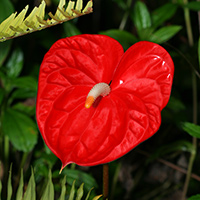
#> input picture Lab04/Lab04/redflower.jpg, 200 x 200 px
$ jupyter execute --allow-errors Lab04.ipynb   (shell and % lines are left out)   (older library calls are emulated)
#> lines starting #> are read from the running program, lines starting #| are printed output that depends on the picture; after the words box and inside, x2 and y2 are one past the last pixel; in counts of white or black regions, pixels touching at a corner belong together
# Lab04 - Binary Image Processing
### CDS6334 Visual Information Processing

In this lab, we take a look at image thresholding, how binary images can be processed to extract information valuable for further interpretation, and the concept of connected components to understand how segmented regions can be labeled and counted.

First, load the necessary libraries

[cell 1]
import cv2
import numpy as np
from matplotlib import pyplot as plt

## Thresholding

**Simple thresholding** applies the same threshold value for every pixel to produce a *binary image*. If the pixel value is large than the threshold, it is set to 0, otherwise it is set to a given maximum value. Thresholding is applied using the function [`cv2.threshold()`](https://docs.opencv.org/4.5.1/d7/d1b/group__imgproc__misc.html#gae8a4a). The first argument is a **grayscale input image**. The second argument is the **threshold value** which is used to classify the pixel values into *background* (0) and *foreground* (max value). The third argument is the **maximum value** which is assigned to pixel values exceeding the threshold. OpenCV provides different **types of thresholding** which is given by the fourth parameter of the function. Basic thresholding as described above is done by using the type `cv2.THRESH_BINARY`. Other simple thresholding types can be found here: [`cv2.ThresholdTypes`](https://docs.opencv.org/4.5.1/d7/d1b/group__imgproc__misc.html#gaa9e58d2860d4afa658ef70a9b1115576).

The method returns two outputs. The first is the **threshold value** that was used and the second output is the **thresholded image**.<br>
Try it out with an image and change the threshold parameter to observe different outcomes:

[cell 2]
img = cv2.imread('redflower.jpg',0)
#> img: shape (200, 200); min 0, max 255, mean 55.7
ret,th1 = cv2.threshold(img,75,255,cv2.THRESH_BINARY)
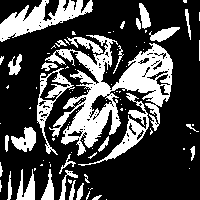
#> th1: shape (200, 200); 28.6% white; 92 white regions (61 under 20 px), largest, box (x1, y1, x2, y2) and area: (45, 35, 173, 156) 5250, (0, 0, 93, 42) 1640, (78, 93, 149, 166) 845

plt.figure(figsize=(12,6))
plt.subplot(121), plt.imshow(img,cmap='gray')
plt.title('Grayscale Image')
plt.xticks([]), plt.yticks([])
plt.subplot(122), plt.imshow(th1,cmap='gray')
plt.title('Binary Image (Threshold: '+str(ret)+')')
plt.xticks([]),plt.yticks([])
plt.show()

It is a difficult task to determine the best threshold value to binarize an image with one global value due to challenging environments such as different lighting conditions in different areas. Therefore, **Adaptive Thresholding** is preferred in most cases. The algorithm determines the threshold for a pixel based on a small region around it. It is then able to get different thresholds for different regions of the same image which gives better results for images with varying illumination.

The method [`cv2.adaptiveThreshold`](https://docs.opencv.org/4.5.1/d7/d1b/group__imgproc__misc.html#ga72b913f352e4a1b1b397736707afcde3) performs this by taking the following input parameters: the **maximum value** which is assigned to the output, the **adaptive thresholding algorithm** to use, the **thresholding type**, the **block size** of a pixel neighborhood that is used to calculate a threshold value, and a **constant** subtracted from the mean or weighted mean

[cell 3]
th2 = cv2.adaptiveThreshold(img,255,cv2.ADAPTIVE_THRESH_MEAN_C,cv2.THRESH_BINARY,11,2)
#> th2: shape (200, 200); 49.9% white; 112 white regions (70 under 20 px), largest, box (x1, y1, x2, y2) and area: (36, 11, 174, 200) 6449, (135, 44, 200, 200) 3104, (3, 91, 37, 200) 1332

plt.figure(figsize=(12,6))
plt.subplot(1,3,1), plt.imshow(img,cmap='gray')
plt.title('Grayscale Image'), plt.xticks([]), plt.yticks([])
plt.subplot(1,3,2), plt.imshow(th1,cmap='gray')
plt.title('Global Threshold'), plt.xticks([]), plt.yticks([])
plt.subplot(1,3,3), plt.imshow(th2,cmap='gray')
plt.title('Adaptive Threshold'), plt.xticks([]), plt.yticks([])
plt.show()

## Morphological Operations

Morphological transformations are some simple operations that seek to alter or "morph" the image shape. They are typically performed on binary images. It requires two inputs, one is our original image, second one is called *structuring element* or kernel which decides the nature of operation. Two basic morphological operators are *Erosion* and *Dilation*. From these two basic ones, other variant forms like Opening, Closing, etc are possible.

The whole idea of **Erosion** is to "erode" away the boundary pixels of a foreground object. (A foreground object is usually an object comprising of white pixels, while the background are black pixels. This is the normal convention used.) In simple terms, this is how it works: A pixel in the original image will be considered 1 only if all the pixels under the coverage of kernel is 1, otherwise it is eroded (made to zero).

[cell 4]
circles = cv2.imread('circles.png',0)
kernel = np.ones((5,5),np.uint8)
#> (the rest of this cell did not finish here and is left out)

It is possible to keep eroding away multiple times...

[cell 5]
plt.figure(figsize=(12,2))
#> (the rest of this cell did not finish here and is left out)

**Dilation** is just the opposite of erosion. Here, all pixels under the kernel coverage are 1 if the current pixel element is 1. This increases the white region in the image or the size of foreground object.

#> (a cell that did not finish here is left out)

Normally, in cases like noise removal, erosion is followed by dilation. Because, erosion removes white noises, but it also shrinks our object. So we dilate it. Since the noise has been eroded away, it will not come back, but the subsequent dilation keeps the original object area intact. This process is called **Opening**. The **Closing** operation performs dilation first, followed by erosion. This fills up holes in foreground object regions (through dilation), but maintains the original object area (by eroding back). In both these operations, the structuring element used in their sub-tasks (erosion, dilation) is the same.

**Q1**: Perform *opening* and *closing* operations on the circle image.

(**Hint**: Check out [`cv2.morphologyEx()`](http://docs.opencv.org/3.1.0/d4/d86/group__imgproc__filter.html#ga67493776e3ad1a3df63883829375201f) to find out how these operations can be done is just a single function call.)

[cell 7]
# Enter your code here
kernel = np.ones((5,5),np.uint8)

morph_map ={
    'open':cv2.MORPH_OPEN,
    'close':cv2.MORPH_CLOSE,
    'gradient':cv2.MORPH_GRADIENT,
    'tophat':cv2.MORPH_TOPHAT,
    'blackhat':cv2.MORPH_BLACKHAT,
    'dilation':cv2.MORPH_DILATE ,
    'erosion':cv2.MORPH_ERODE
}

def multiple_MORPH(img, kernel, iterations,option):
    morph_type = morph_map.get(option)
    exp = cv2.morphologyEx(img, morph_type, kernel, iterations=iterations)
    plt.subplot(121), plt.imshow(img, cmap='gray')
    plt.title('Original Image'), plt.axis('off')
    plt.subplot(122), plt.imshow(exp, cmap='gray')
    plt.title(f'Morphological {option}'), plt.axis('off')
    plt.show()
    return exp

#> (the rest of this cell did not finish here and is left out)

**Q2**: Try different structuring elements, such as the cross-shape structuring element: $$\begin{bmatrix} 0 & 1 & 0 \\ 1 & 1 & 1 \\ 0 & 1 & 0 \end{bmatrix}$$
, or rectangular shaped ones $$\begin{bmatrix} 1 & 1 & 1 \\ 1 & 1 & 1 \\ 1 & 1 & 1 \\ 1 & 1 & 1 \\ 1 & 1 & 1  \end{bmatrix}$$
In both these cases, we assume the reference pixel to be at the center of the structuring element.

(**Hint**: For this purpose, OpenCV has a function, [`cv2.getStructuringElement()`](http://docs.opencv.org/3.1.0/d4/d86/group__imgproc__filter.html#gac342a1bb6eabf6f55c803b09268e36dc) which you can just specify the shape (cross, rectangle, ellipse) and size of the kernel, you will get the desired kernel created!)

[cell 8]
# Enter your code here
print(cv2.getStructuringElement(cv2.MORPH_CROSS,(3,3)))
print(cv2.getStructuringElement(cv2.MORPH_RECT,(3,5)))
print(cv2.getStructuringElement(cv2.MORPH_ELLIPSE,(3,5)))


kernel2 = cv2.getStructuringElement(cv2.MORPH_ELLIPSE,(5,5))
#> (the rest of this cell did not finish here and is left out)

## Labeling Connected Components

After thresholding operation, a classic image processing task is the identification and labeling of *connected components*. Connected components are foreground regions (usually white by convention) comprising of pixels that are connected. The "connectedness" of pixels defines how pixels are connected to one another, either by *4-connectivity* or *8-connectivity*: 4-connectivity considers the north, south, east and west lying pixels as connected neighbors, while 8-connectivity considers all 8 neighboring pixels (including the diagonally lying neighbors).

Let's attempt to label the foreground objects in this picture:<br>

[cell 9]
riceb = cv2.imread('rice_binary.png',  0)
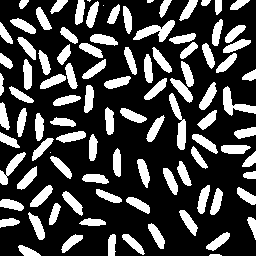
#> input picture Lab04/Lab04/rice_binary.png, 256 x 256 px
#> riceb: shape (256, 256); 26.9% white; 99 white regions (4 under 20 px), largest, box (x1, y1, x2, y2) and area: (133, 20, 175, 42) 403, (169, 93, 186, 150) 400, (223, 86, 256, 116) 375

# You need to choose 4 or 8 for connectivity type
connectivity = 4

[cell 10]
# perform labeling of connected components (white objects) in the rice binary image
numLabels, output_labels = cv2.connectedComponents(riceb, connectivity, cv2.CV_32S)
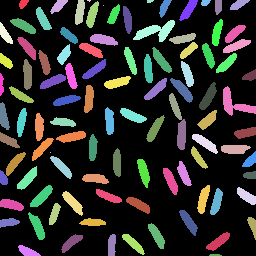
#> output_labels: shape (256, 256) int32; 102 distinct labels, from 0 to 101; one colour per label, 0 black
#> numLabels = 102
print(numLabels)
#| 102

plt.imshow(output_labels, cmap='jet');
plt.show()

#1 pixel have 8 neighboorholds

While there are N number of connected components, each connected component is given a label from 1...N. '0' still represents the background. Having enabled the interactive figure mode, you can mouseover the pixels to see the labels that have been assigned to each connected component.

Next, we want to improve our visualization by labeling each connected component with its corresponding label number. Perhaps a good place to put the labels is at the middle of the object. So, we need to get the centroid of each object. Fortunately, we have another function that is quite similar to the previous one -- [`cv2.connectedComponentsWithStats()`](http://docs.opencv.org/3.1.0/d3/dc0/group__imgproc__shape.html#gae57b028a2b2ca327227c2399a9d53241).

[cell 11]
# turn interactive mode off again

# connectedComponentsWithStats is quite similar, but nice thing is, it comes with some statistics
# and centroid locations for the labeled regions
numLabels, output_labels, stats, centroids = cv2.connectedComponentsWithStats(riceb, connectivity, cv2.CV_32S)
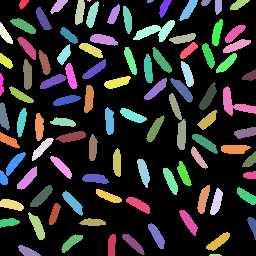
#> output_labels: shape (256, 256) int32; 100 distinct labels, from 0 to 99; one colour per label, 0 black
#> numLabels = 100; stats = 100 rows, first 6: [0, 0, 256, 256, 47886], [19, 0, 10, 9, 61], [50, 0, 18, 14, 129], [75, 0, 10, 25, 185], [87, 0, 4, 2, 5], [86, 1, 13, 27, 196]; centroids = 100 pairs, first value 1.1 to 252.1, second value 0.2 to 254.6

# round up the centroid float values and cast to uint8
centroid_8u = np.uint8(np.round(centroids))
#> centroid_8u = 100 pairs, first value 1 to 252, second value 0 to 255

font = cv2.FONT_HERSHEY_SCRIPT_SIMPLEX
plt.figure(figsize=(5,5))
for c in range(centroids.shape[0]):
    cv2.putText(output_labels,'%d'%(c),tuple(centroid_8u[c,:]), font, 0.25,(255,255,255),1)
    plt.imshow(output_labels, cmap='gray');
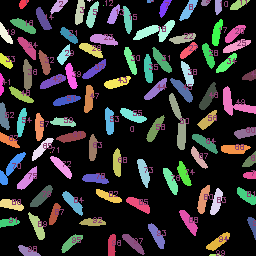
#> output_labels: shape (256, 256) int32; 101 distinct labels, from 0 to 255; one colour per label, 0 black

plt.show()

Check out the other stats that were extracted from the connected components.

## Exercises

**Q1**. Using a combination of morphological operations, figure out how we can extract boundaries (or something like the perimeter) from a foreground object in a binary image. Try it on the image `aircraft_binary.png` and obtain the outcome shown in `aircraft_binary_gt.png`. Do a simple subtraction between your output with the ground truth to verify your answer. (Correct answer should produce a matrix of 0's):<br>
<br>
<table><tr>
<td> </td>
<td> </td>
</tr></table>

[cell 12]
# Enter your code here
img = cv2.imread('aircraft_binary.png',0)
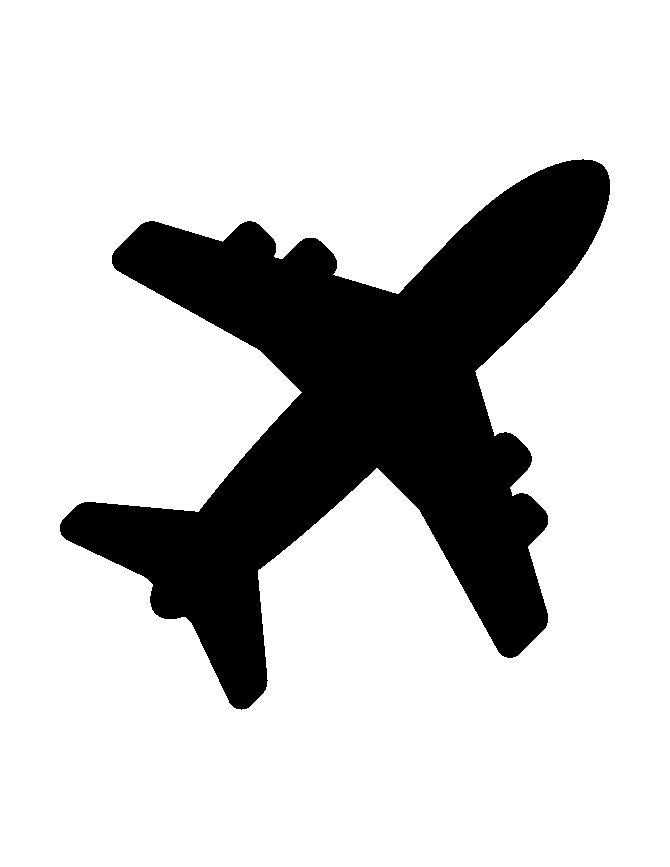
#> input picture Lab04/Lab04/aircraft_binary.png, 670 x 867 px
#> img: shape (867, 670); 79.3% white; 1 black region, box (x1, y1, x2, y2) and area: (60, 159, 610, 710) 120040
ans = cv2.imread('aircraft_binary_gt.png',0)
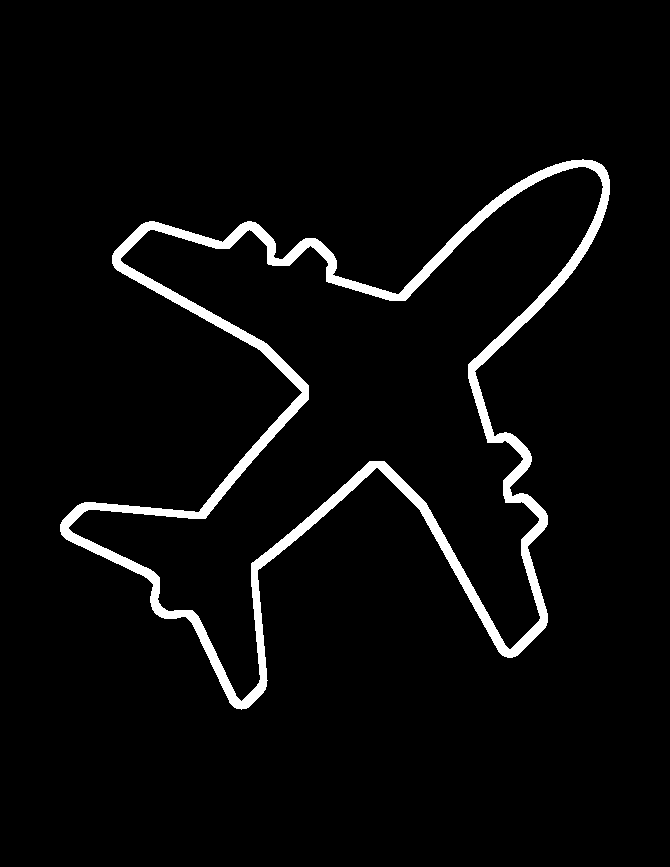
#> input picture Lab04/Lab04/aircraft_binary_gt.png, 670 x 867 px
#> ans: shape (867, 670); 4.2% white; 1 white region, box (x1, y1, x2, y2) and area: (60, 159, 610, 710) 24142

th2 = cv2.adaptiveThreshold(img,255,cv2.ADAPTIVE_THRESH_MEAN_C,cv2.THRESH_BINARY_INV,15,1)

sub = ans - th2
#> sub: shape (867, 670); every value is 0

plt.subplot(131), plt.imshow(ans,cmap='gray')
plt.title('Ans Image'), plt.xticks([]), plt.yticks([])
plt.subplot(132), plt.imshow(th2,cmap='gray')
plt.title('Processed Image'), plt.xticks([]), plt.yticks([])
plt.subplot(133), plt.imshow(sub,cmap='gray')
plt.title('Subtracted Image'), plt.xticks([]), plt.yticks([])
plt.show()


def calculateDiff (ans_img,process_img):
    ans = sum(sum(process_img - ans_img))
#> ans = 0
    print(ans)
#| 0

calculateDiff(ans, th2)

**Q2** Given the background of a road, `bg.png` and an image with cars on the road, `cars.png` as shown below, perform vehicle counting. There should be 7 cars and 1 background as shown in the `cars_gt.png`.
<table><tr>
<td>  </td>
<td> </td>
<td> </td>
</tr></table>

[cell 13]
# Enter your code here

road = cv2.imread('bg.png' ,0)
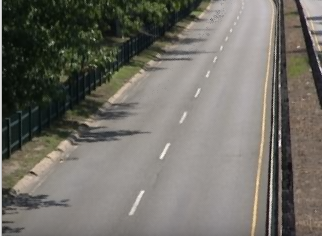
#> input picture Lab04/Lab04/bg.png, 322 x 236 px
#> road: shape (236, 322); min 0, max 247, mean 110.8
cars = cv2.imread('cars.png',0)
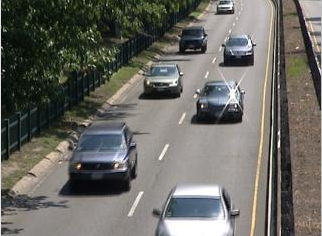
#> input picture Lab04/Lab04/cars.png, 322 x 236 px
#> cars: shape (236, 322); min 0, max 255, mean 105.1
ans = cv2.imread('cars_gt.png')

foreground = cv2.absdiff(road, cars)

exp = multiple_MORPH(foreground, kernel, 1, 'gradient')
exp = multiple_MORPH(foreground, kernel, 1, 'erosion')
exp = multiple_MORPH(foreground, kernel, 1, 'dilation')
exp = multiple_MORPH(foreground, kernel, 1, 'open')
exp = multiple_MORPH(foreground, kernel, 1, 'close')
#> in multiple_MORPH (call 6), `exp = cv2.morphologyEx(img, morph_type, kernel, iterations=iterations)`:
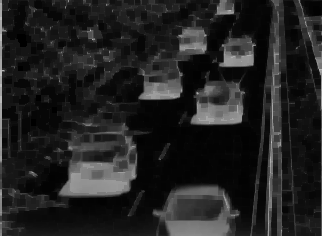
#> exp: shape (236, 322); min 0, max 192, mean 33.9


#> (the rest of this cell did not finish here and is left out)
